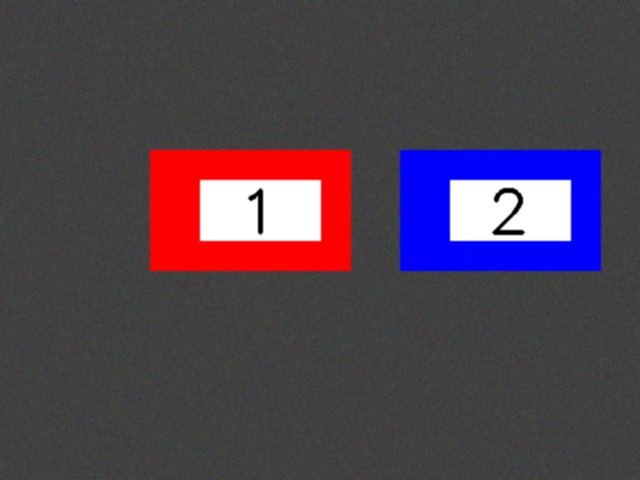
#> input picture test_images/armor.jpg, 640 x 480 px
$ python test_task3_improved.py
#> lines starting #> are read from the running program, lines starting #| are printed output that depends on the picture; after the words box and inside, x2 and y2 are one past the last pixel; in counts of white or black regions, pixels touching at a corner belong together
### armor.py
"""
机甲大师二轮考核 - 装甲板识别与跟踪系统
完整实现所有9个题目的功能
"""

import cv2
import numpy as np
import os
from typing import Tuple, List, Optional, Dict
import json


# 题目 1：基础图像读取与预处理

def task1_image_preprocessing(image_path: str, output_dir: str = "output") -> Dict[str, np.ndarray]:
    """
    题目1：基础图像读取与预处理

    1. 使用cv2.imread读取BGR格式图像
    2. 使用cv2.cvtColor将BGR转换为RGB和GRAY
    3. 使用高斯滤波或中值滤波降低噪声
    4. 显示并保存处理后的图像

    """
    print("=" * 60)
    print("题目1：基础图像读取与预处理")
    print("=" * 60)

    os.makedirs(output_dir, exist_ok=True)

    # 1. 读取图像（BGR格式）
    img_bgr = cv2.imread(image_path)
    if img_bgr is None:
        raise FileNotFoundError(f"无法读取图像: {image_path}")

    print(f"原始图像尺寸: {img_bgr.shape}")

    # 2. BGR转RGB
    img_rgb = cv2.cvtColor(img_bgr, cv2.COLOR_BGR2RGB)

    # 3. BGR转灰度图
    img_gray = cv2.cvtColor(img_bgr, cv2.COLOR_BGR2GRAY)

    # 4. 对灰度图进行滤波处理--高斯
    # 高斯滤波参数：(5,5)是核大小，0是标准差（自动计算）
    img_blurred = cv2.GaussianBlur(img_gray, (5, 5), 0)

    # 可以备选项中值滤波
    # img_blurred = cv2.medianBlur(img_gray, 5)

    # 5. 显示图像
    cv2.imshow("原始图像 (BGR)", img_bgr)
    cv2.imshow("灰度图像", img_gray)
    cv2.imshow("模糊后的图像", img_blurred)

    # print("按任意键关闭窗口...")
    cv2.waitKey(0)
    cv2.destroyAllWindows()

    # 6. 保存处理后的图像
    blurred_path = os.path.join(output_dir, "task1_blurred.jpg")
    cv2.imwrite(blurred_path, img_blurred)
    print(f"模糊后的图像已保存至: {blurred_path}")

    return {
        "original_bgr": img_bgr,
        "rgb": img_rgb,
        "gray": img_gray,
        "blurred": img_blurred
    }

# 题目 2：颜色识别与阈值分割

def task2_color_segmentation(img_bgr: np.ndarray, output_dir: str = "output",
                             show_windows: bool = True) -> Dict[str, np.ndarray]:
    """
    题目2：颜色识别与阈值分割

    1. 将BGR图像转换为HSV颜色空间（HSV对光照变化更鲁棒）
    2. 定义红色和蓝色的HSV阈值范围（需要根据实际情况调整）
    3. 使用cv2.inRange创建颜色掩码
    4. 使用形态学开运算（先腐蚀后膨胀）去除小噪声点
    5. 显示分割后的红蓝区域


    参数:
        img_bgr: BGR格式的输入图像
        output_dir: 输出目录
        show_windows: 是否显示窗口（默认True，自动化测试时可设为False）
    """
    # print("=" * 60)
    # print("题目2：颜色识别与阈值分割")
    # print("=" * 60)

    if output_dir:
        os.makedirs(output_dir, exist_ok=True)

    # 1. BGR转HSV
    img_hsv = cv2.cvtColor(img_bgr, cv2.COLOR_BGR2HSV)

    # 2. 定义红色HSV阈值范围
    # 范围1: [0, 50, 50] 到 [10, 255, 255] (红色低值)
    # 范围2: [170, 50, 50] 到 [180, 255, 255] (红色高值)
    lower_red1 = np.array([0, 50, 50])
    upper_red1 = np.array([10, 255, 255])
    lower_red2 = np.array([170, 50, 50])
    upper_red2 = np.array([180, 255, 255])

    # 3. 定义蓝色HSV阈值范围
    # 蓝色在HSV中大约在100-130度
    lower_blue = np.array([100, 50, 50])
    upper_blue = np.array([130, 255, 255])

    # 4. 创建红色掩码
    mask_red1 = cv2.inRange(img_hsv, lower_red1, upper_red1)
    mask_red2 = cv2.inRange(img_hsv, lower_red2, upper_red2)
    mask_red = cv2.bitwise_or(mask_red1, mask_red2)

    # 5. 创建蓝色掩码
    mask_blue = cv2.inRange(img_hsv, lower_blue, upper_blue)

    # 6. 形态学开运算
    kernel = np.ones((5, 5), np.uint8)

    # 红色掩码
    mask_red_opened = cv2.morphologyEx(mask_red, cv2.MORPH_OPEN, kernel)

    # 蓝色掩码
    mask_blue_opened = cv2.morphologyEx(mask_blue, cv2.MORPH_OPEN, kernel)

    # 7. 提取红蓝区域
    img_red_region = cv2.bitwise_and(img_bgr, img_bgr, mask=mask_red_opened)
    img_blue_region = cv2.bitwise_and(img_bgr, img_bgr, mask=mask_blue_opened)

    # 8. 显示结果
    if show_windows:
        cv2.imshow("原始图像", img_bgr)
        cv2.imshow("红色掩码", mask_red_opened)
        cv2.imshow("蓝色掩码", mask_blue_opened)
        cv2.imshow("红色区域", img_red_region)
        cv2.imshow("蓝色区域", img_blue_region)

        # print("按任意键关闭窗口...")
        cv2.waitKey(0)
        cv2.destroyAllWindows()

    # 9. 保存结果
    if output_dir is not None:
        cv2.imwrite(os.path.join(output_dir, "task2_mask_red.jpg"), mask_red_opened)
        cv2.imwrite(os.path.join(output_dir, "task2_mask_blue.jpg"), mask_blue_opened)
        cv2.imwrite(os.path.join(output_dir, "task2_red_region.jpg"), img_red_region)
        cv2.imwrite(os.path.join(output_dir, "task2_blue_region.jpg"), img_blue_region)
        print("颜色分割结果已保存")

    return {
        "hsv": img_hsv,
        "mask_red": mask_red_opened,
        "mask_blue": mask_blue_opened,
        "red_region": img_red_region,
        "blue_region": img_blue_region
    }

# 题目 3：装甲板灯条提取

def task3_light_bar_extraction(img_gray: np.ndarray, img_bgr: np.ndarray,
                               output_dir: str = "output", show_windows: bool = True) -> Dict[str, any]:
    """
    题目3：装甲板灯条提取

    1. 使用Canny边缘检测获取边缘信息
    2. 使用霍夫变换检测直线（HoughLinesP更适合检测线段）
    3. 根据灯条特征筛选直线：
       - 长度要求
       - 角度要求
       - 位置关系
    4. 将符合条件的直线合并为灯条区域
    5. 在原图上绘制检测到的灯条
    参数:
        img_gray: 灰度图像
        img_bgr: BGR格式的原始图像
        output_dir: 输出目录
        show_windows: 是否显示窗口（默认True，自动化测试时可设为False）
    """
    # print("=" * 60)
    # print("题目3：装甲板灯条提取")
    # print("=" * 60)

    if output_dir:
        os.makedirs(output_dir, exist_ok=True)

    # 1. 边缘检测
    # 参数：图像，低阈值，高阈值
    edges = cv2.Canny(img_gray, 50, 150)

    # 2. 霍夫直线检测（使用概率霍夫变换HoughLinesP）
    # 参数说明：
    #   rho: 距离分辨率（像素）
    #   theta: 角度分辨率（弧度）
    #   threshold: 累加器阈值（检测直线的最小投票数）
    #   minLineLength: 最小线段长度
    #   maxLineGap: 最大线段间隙
    lines = cv2.HoughLinesP(edges,
                            rho=1,
                            theta=np.pi / 180,
                            threshold=50,
                            minLineLength=30,
                            maxLineGap=10)

    # 3. 筛选符合灯条要求的直线
    valid_lines = []
    img_with_lines = img_bgr.copy()

    if lines is not None:
        for line in lines:
            x1, y1, x2, y2 = line[0]

            # 计算线段长
            length = np.sqrt((x2 - x1) ** 2 + (y2 - y1) ** 2)

            # 计算角度
            angle = np.arctan2(y2 - y1, x2 - x1) * 180 / np.pi
            # 标准化角度到[-90, 90]
            if angle > 90:
                angle -= 180
            elif angle < -90:
                angle += 180

            # 筛选条件：
            # - 长度大于阈值
            # - 角度接近垂直
            min_length = 30
            angle_threshold = 20  # 允许偏离垂直方向的角度

            if length > min_length and abs(abs(angle) - 90) < angle_threshold:
                valid_lines.append({
                    'line': line[0],
                    'length': length,
                    'angle': angle,
                    'center': ((x1 + x2) // 2, (y1 + y2) // 2)
                })

                # 绘制检测到的直线
                cv2.line(img_with_lines, (x1, y1), (x2, y2), (0, 255, 0), 2)

    print(f"检测到 {len(valid_lines)} 条有效灯条")

    # 4. 灯条配对（左右灯条）
    # 根据x坐标位置和角度相似性进行配对
    left_bars = []
    right_bars = []

    if len(valid_lines) >= 2:
        # 按x坐标中心点排序
        sorted_lines = sorted(valid_lines, key=lambda l: l['center'][0])

        # 简单分组：前半部分为左灯条，后半部分为右灯条
        mid_x = img_bgr.shape[1] // 2
        for line_info in sorted_lines:
            if line_info['center'][0] < mid_x:
                left_bars.append(line_info)
            else:
                right_bars.append(line_info)

    # 5. 合并灯条区域
    img_with_bars = img_bgr.copy()

    # 绘制左灯条区域
    if left_bars:
        left_points = []
        for bar in left_bars:
            x1, y1, x2, y2 = bar['line']
            left_points.extend([(x1, y1), (x2, y2)])
        if left_points:
            left_points = np.array(left_points)
            x, y, w, h = cv2.boundingRect(left_points)
            cv2.rectangle(img_with_bars, (x, y), (x + w, y + h), (255, 0, 0), 2)
            cv2.putText(img_with_bars, "Left Bar", (x, y - 10),
                        cv2.FONT_HERSHEY_SIMPLEX, 0.5, (255, 0, 0), 2)

    # 绘制右灯条区域
    if right_bars:
        right_points = []
        for bar in right_bars:
            x1, y1, x2, y2 = bar['line']
            right_points.extend([(x1, y1), (x2, y2)])
        if right_points:
            right_points = np.array(right_points)
            x, y, w, h = cv2.boundingRect(right_points)
            cv2.rectangle(img_with_bars, (x, y), (x + w, y + h), (0, 0, 255), 2)
            cv2.putText(img_with_bars, "Right Bar", (x, y - 10),
                        cv2.FONT_HERSHEY_SIMPLEX, 0.5, (0, 0, 255), 2)

    # 6. 显示结果
    if show_windows:
        cv2.imshow("边缘检测", edges)
        cv2.imshow("检测到的直线", img_with_lines)
        cv2.imshow("灯条区域", img_with_bars)

        print("按任意键关闭窗口...")
        cv2.waitKey(0)
        cv2.destroyAllWindows()

    # 7. 保存结果
    if output_dir:
        cv2.imwrite(os.path.join(output_dir, "task3_edges.jpg"), edges)
        cv2.imwrite(os.path.join(output_dir, "task3_lines.jpg"), img_with_lines)
        cv2.imwrite(os.path.join(output_dir, "task3_light_bars.jpg"), img_with_bars)

    return {
        "edges": edges,
        "valid_lines": valid_lines,
        "left_bars": left_bars,
        "right_bars": right_bars,
        "result_image": img_with_bars
    }


# 题目 4：相机标定与畸变矫正

# [1143 lines left out: functions task4_camera_calibration, task5_number_recognition, task6_armor_detection, task7_pose_estimation, task8_object_tracking, task9_comprehensive_system and 1 more, not called in this run]


# [2 lines that do not run on import are left out]

### armor_improved.py
"""
第三题改进版本：装甲板灯条提取
主要改进：
1. 结合颜色信息（使用第二题的颜色分割结果）
2. 改进左右分组策略（使用聚类算法）
3. 合并相近线段
4. 自适应参数调整
"""

import cv2
import numpy as np
from typing import Tuple, List, Optional, Dict
import os


def merge_nearby_lines(lines: List[Dict], distance_threshold: float = 15.0,
                       angle_threshold: float = 5.0) -> List[Dict]:
    """
    合并相近的线段

    参数:
        lines: 线段列表，每个元素包含 'line', 'length', 'angle', 'center'
        distance_threshold: 距离阈值（像素）
        angle_threshold: 角度阈值（度）

    返回:
        合并后的线段列表
    """
    if not lines:
        return []

    merged = []
    used = [False] * len(lines)

    for i, line1 in enumerate(lines):
        if used[i]:
            continue

        # 找到与当前线段相近的所有线段
        group = [line1]
        used[i] = True

        for j, line2 in enumerate(lines):
            if used[j] or i == j:
                continue

            # 计算两条线段中心点之间的距离
            dist = np.sqrt((line1['center'][0] - line2['center'][0])**2 +
                          (line1['center'][1] - line2['center'][1])**2)

            # 计算角度差
            angle_diff = abs(line1['angle'] - line2['angle'])

            # 如果距离和角度都相近，合并
            if dist < distance_threshold and angle_diff < angle_threshold:
                group.append(line2)
                used[j] = True

        # 合并组内的线段
        if len(group) > 1:
            # 计算合并后的线段（取所有端点的边界框）
            all_points = []
            total_length = 0
            avg_angle = 0

            for line_info in group:
                x1, y1, x2, y2 = line_info['line']
                all_points.extend([(x1, y1), (x2, y2)])
                total_length += line_info['length']
                avg_angle += line_info['angle']

            all_points = np.array(all_points)
            x_min, y_min = all_points.min(axis=0)
            x_max, y_max = all_points.max(axis=0)

            # 创建合并后的线段（垂直方向）
            center_x = (x_min + x_max) // 2
            center_y = (y_min + y_max) // 2
            length = y_max - y_min

            merged_line = {
                'line': (center_x, y_min, center_x, y_max),
                'length': length,
                'angle': avg_angle / len(group),
                'center': (center_x, center_y)
            }
        else:
            merged_line = group[0]

        merged.append(merged_line)

    return merged


def cluster_bars(lines: List[Dict], image_width: int) -> Tuple[List[Dict], List[Dict]]:
    """
    使用简单的聚类方法将灯条分为左右两组

    参数:
        lines: 线段列表
        image_width: 图像宽度

    返回:
        (left_bars, right_bars)
    """
    if not lines:
        return [], []

    # 按x坐标排序
    sorted_lines = sorted(lines, key=lambda l: l['center'][0])

    # 如果只有一条线段，根据位置判断
    if len(sorted_lines) == 1:
        if sorted_lines[0]['center'][0] < image_width // 2:
            return sorted_lines, []
        else:
            return [], sorted_lines

    # 使用K-means简单实现（K=2）
    # 或者使用基于距离的方法

    # 方法1：找到x坐标的中间点作为分界
    x_coords = [l['center'][0] for l in sorted_lines]

    # 如果x坐标分布有明显的分界点，使用分界点
    # 否则使用图像中心
    if len(x_coords) >= 2:
        # 计算相邻x坐标的差值
        gaps = [x_coords[i+1] - x_coords[i] for i in range(len(x_coords)-1)]
        max_gap_idx = np.argmax(gaps)

        # 如果最大间隙足够大，使用间隙中点作为分界
        if gaps[max_gap_idx] > image_width * 0.15:  # 间隙大于图像宽度的15%
            threshold = (x_coords[max_gap_idx] + x_coords[max_gap_idx + 1]) // 2
        else:
            threshold = image_width // 2
    else:
        threshold = image_width // 2

    left_bars = [l for l in sorted_lines if l['center'][0] < threshold]
    right_bars = [l for l in sorted_lines if l['center'][0] >= threshold]

    return left_bars, right_bars


def task3_light_bar_extraction_improved(
    img_gray: np.ndarray,
    img_bgr: np.ndarray,
    mask_red: Optional[np.ndarray] = None,
    mask_blue: Optional[np.ndarray] = None,
    output_dir: str = "output",
    show_windows: bool = True
) -> Dict[str, any]:
    """
    题目3改进版：装甲板灯条提取

    主要改进：
    1. 结合颜色信息：只检测红色/蓝色区域内的灯条
    2. 合并相近线段：避免同一灯条被检测为多条线段
    3. 改进分组策略：使用基于距离的聚类方法
    4. 自适应参数：根据图像大小调整参数

    参数:
        img_gray: 灰度图像
        img_bgr: BGR格式的原始图像
        mask_red: 红色掩码（可选，如果提供则只检测红色区域）
        mask_blue: 蓝色掩码（可选，如果提供则只检测蓝色区域）
        output_dir: 输出目录
        show_windows: 是否显示窗口
    """
    print("=" * 60)
    print("题目3改进版：装甲板灯条提取")
    print("=" * 60)

    if output_dir:
        os.makedirs(output_dir, exist_ok=True)

    h, w = img_gray.shape

    # 自适应参数调整（稍微放宽，避免过度严格）
    canny_low = max(40, int(w * 0.04))  # 稍微提高低阈值
    canny_high = canny_low * 2.5  # 降低比例，避免阈值过高
    hough_threshold = max(25, int(w * 0.04))  # 稍微降低阈值
    min_line_length = max(15, int(h * 0.04))  # 稍微降低最小长度

    print(f"自适应参数: Canny({canny_low}, {canny_high}), "
          f"Hough threshold={hough_threshold}, min_length={min_line_length}")

    # 1. 边缘检测（Canny算法）
    edges = cv2.Canny(img_gray, canny_low, canny_high)

    # 2. 如果提供了颜色掩码，只检测颜色区域内的边缘
    edges_with_color = edges.copy()
    if mask_red is not None or mask_blue is not None:
        # 合并红色和蓝色掩码
        if mask_red is not None and mask_blue is not None:
            color_mask = cv2.bitwise_or(mask_red, mask_blue)
        elif mask_red is not None:
            color_mask = mask_red
        else:
            color_mask = mask_blue

        # 只保留颜色区域内的边缘
        edges_with_color = cv2.bitwise_and(edges, color_mask)

        # 形态学操作去除小噪声（使用较小的核，避免过度去除）
        kernel = np.ones((2, 2), np.uint8)
        edges_with_color = cv2.morphologyEx(edges_with_color, cv2.MORPH_CLOSE, kernel)

    # 使用颜色过滤后的边缘（如果可用），否则使用原始边缘
    edges_final = edges_with_color if (mask_red is not None or mask_blue is not None) else edges

    # 3. 霍夫直线检测
    lines = cv2.HoughLinesP(
        edges_final,
        rho=1,
        theta=np.pi / 180,
        threshold=hough_threshold,
        minLineLength=min_line_length,
        maxLineGap=10
    )

    # 4. 筛选符合灯条要求的直线
    valid_lines = []
    img_with_lines = img_bgr.copy()

    if lines is not None:
        for line in lines:
            x1, y1, x2, y2 = line[0]

            # 计算线段长度
            length = np.sqrt((x2 - x1) ** 2 + (y2 - y1) ** 2)

            # 计算角度（转换为度数）
            angle = np.arctan2(y2 - y1, x2 - x1) * 180 / np.pi
            # 标准化角度到[-90, 90]
            if angle > 90:
                angle -= 180
            elif angle < -90:
                angle += 180

            # 筛选条件：长度和角度
            angle_threshold = 15  # 稍微缩小角度阈值，提高精度
            if length > min_line_length and abs(abs(angle) - 90) < angle_threshold:
                valid_lines.append({
                    'line': line[0],
                    'length': length,
                    'angle': angle,
                    'center': ((x1 + x2) // 2, (y1 + y2) // 2)
                })

                # 绘制检测到的直线
                cv2.line(img_with_lines, (x1, y1), (x2, y2), (0, 255, 0), 2)

    print(f"初步检测到 {len(valid_lines)} 条有效灯条")

    # 5. 合并相近的线段
    if len(valid_lines) > 1:
        merged_lines = merge_nearby_lines(valid_lines, distance_threshold=15.0, angle_threshold=5.0)
        print(f"合并后剩余 {len(merged_lines)} 条灯条")
    else:
        merged_lines = valid_lines

    # 6. 灯条分组（左右灯条）
    left_bars, right_bars = cluster_bars(merged_lines, w)

    print(f"左灯条: {len(left_bars)}, 右灯条: {len(right_bars)}")

    # 7. 绘制灯条区域
    img_with_bars = img_bgr.copy()

    # 绘制左灯条区域
    if left_bars:
        left_points = []
        for bar in left_bars:
            x1, y1, x2, y2 = bar['line']
            left_points.extend([(x1, y1), (x2, y2)])
        if left_points:
            left_points = np.array(left_points)
            x, y, w_rect, h_rect = cv2.boundingRect(left_points)
            cv2.rectangle(img_with_bars, (x, y), (x + w_rect, y + h_rect), (255, 0, 0), 2)
            cv2.putText(img_with_bars, f"Left Bar ({len(left_bars)})", (x, y - 10),
                        cv2.FONT_HERSHEY_SIMPLEX, 0.5, (255, 0, 0), 2)

    # 绘制右灯条区域
    if right_bars:
        right_points = []
        for bar in right_bars:
            x1, y1, x2, y2 = bar['line']
            right_points.extend([(x1, y1), (x2, y2)])
        if right_points:
            right_points = np.array(right_points)
            x, y, w_rect, h_rect = cv2.boundingRect(right_points)
            cv2.rectangle(img_with_bars, (x, y), (x + w_rect, y + h_rect), (0, 0, 255), 2)
            cv2.putText(img_with_bars, f"Right Bar ({len(right_bars)})", (x, y - 10),
                        cv2.FONT_HERSHEY_SIMPLEX, 0.5, (0, 0, 255), 2)

    # 8. 显示结果（可选）
    if show_windows:
        cv2.imshow("边缘检测", edges)
        cv2.imshow("检测到的直线", img_with_lines)
        cv2.imshow("灯条区域（改进版）", img_with_bars)

        print("按任意键关闭窗口...")
        cv2.waitKey(0)
        cv2.destroyAllWindows()

    # 9. 保存结果
    if output_dir:
        cv2.imwrite(os.path.join(output_dir, "task3_improved_edges.jpg"), edges_final)
        cv2.imwrite(os.path.join(output_dir, "task3_improved_lines.jpg"), img_with_lines)
        cv2.imwrite(os.path.join(output_dir, "task3_improved_light_bars.jpg"), img_with_bars)

    return {
        "edges": edges_final,
        "edges_original": edges,  # 保留原始边缘用于对比
        "valid_lines": merged_lines,  # 返回合并后的线段
        "left_bars": left_bars,
        "right_bars": right_bars,
        "result_image": img_with_bars,
        "original_valid_lines": valid_lines  # 保留原始检测结果用于对比
    }

### test_task3_improved.py
"""
测试第三题改进版本
对比原版和改进版的效果
"""

import cv2
import numpy as np
import os
from armor import task1_image_preprocessing, task2_color_segmentation, task3_light_bar_extraction
from armor_improved import task3_light_bar_extraction_improved

def compare_versions():
    """对比原版和改进版的效果"""

    print("=" * 80)
    print("第三题改进版对比测试")
    print("=" * 80)

    image_path = "test_images/armor.jpg"

    if not os.path.exists(image_path):
        print(f"图像不存在: {image_path}")
        return

    # 读取图像
    result1 = task1_image_preprocessing(image_path, output_dir="output")
#> in task1_image_preprocessing, img_bgr is the input picture: shape (480, 640, 3); mean B, G, R 79.8, 66, 79.9
#| 原始图像尺寸: (480, 640, 3)
#> in task1_image_preprocessing, `img_gray = cv2.cvtColor(img_bgr, cv2.COLOR_BGR2GRAY)`:
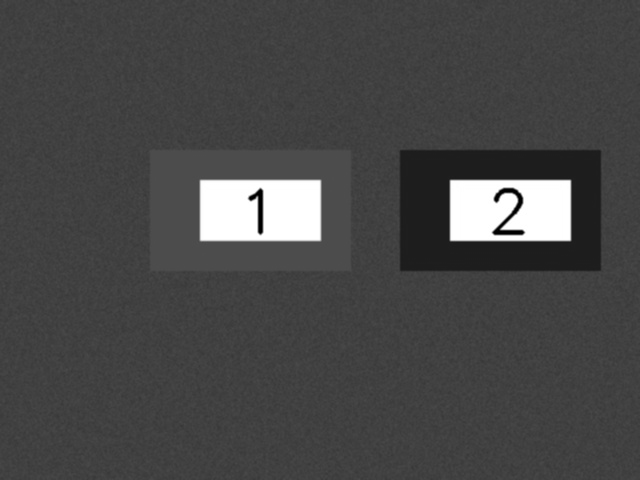
#> img_gray: shape (480, 640); min 0, max 255, mean 71.7
#> result1 = 4 items
    img_gray = result1["gray"]
    img_bgr = result1["original_bgr"]

    # 获取颜色分割结果
    result2 = task2_color_segmentation(img_bgr, output_dir="output", show_windows=False)
#> in task2_color_segmentation, `mask_red1 = cv2.inRange(img_hsv, lower_red1, upper_red1)`:
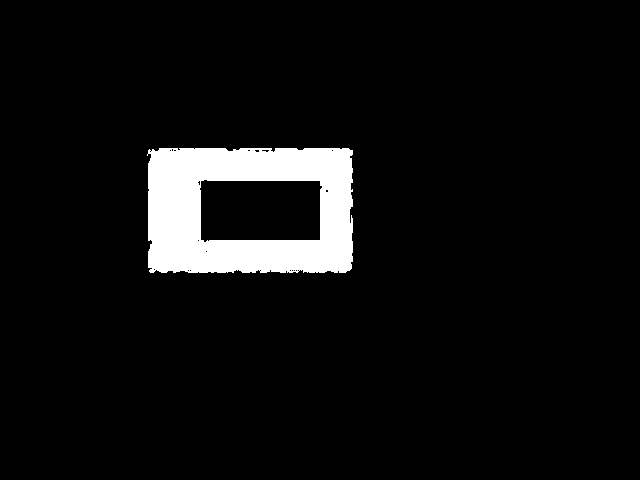
#> mask_red1: shape (480, 640); 5.9% white; 1 white region, box (x1, y1, x2, y2) and area: (147, 148, 353, 273) 18151
#> in task2_color_segmentation, `mask_red2 = cv2.inRange(img_hsv, lower_red2, upper_red2)`:
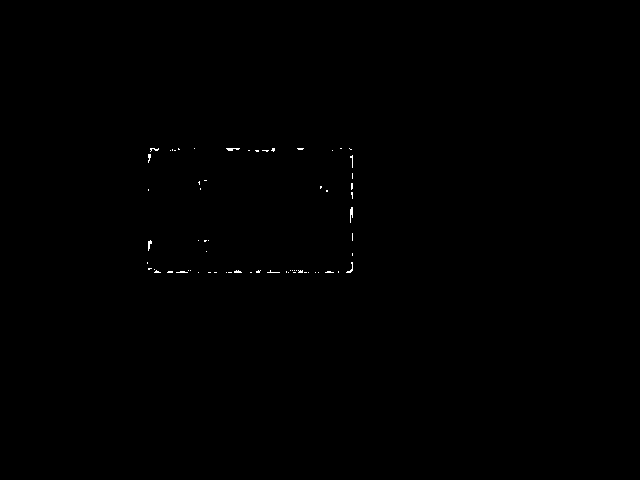
#> mask_red2: shape (480, 640); 0.14% white in thin lines or dots, all inside (x1, y1, x2, y2) = (147, 148, 353, 273)
#> in task2_color_segmentation, `mask_red = cv2.bitwise_or(mask_red1, mask_red2)`:
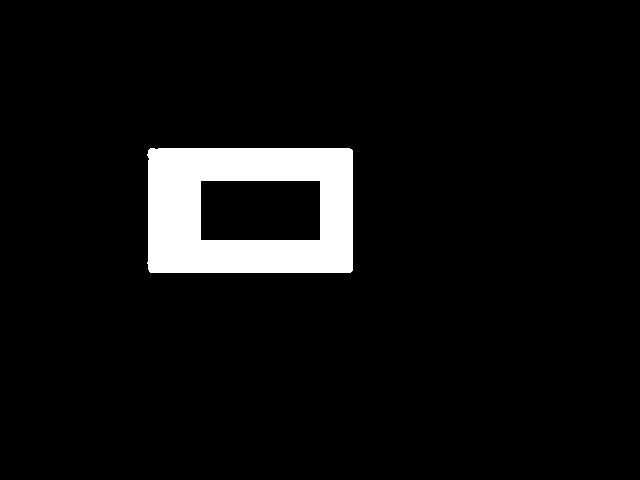
#> mask_red: shape (480, 640); 6.1% white; 1 white region, box (x1, y1, x2, y2) and area: (147, 148, 353, 273) 18589
#> (the rest of the program and of its run is left out)
